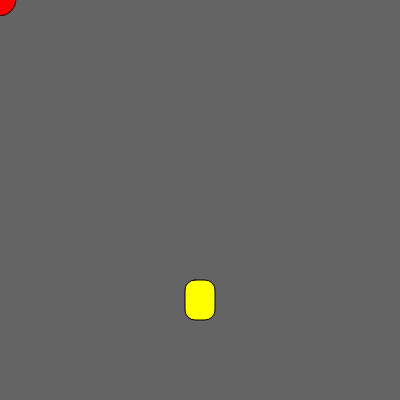
Frame 1 (no input)
Frame 60 (no input): identical to frame 1, image omitted
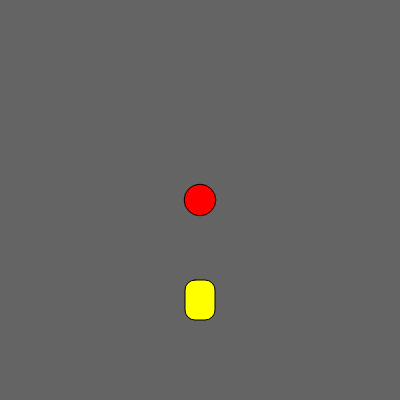
Frame 120 (the mouse pressed at the canvas centre since frame 60)

The p5.js sketch that drew these frames (run headless with seeded random() and noise() and a simulated clock; from frame 60 on, the mouse is pressed at the canvas centre):

// p5.js sketch
// ── sketch.js
var circleRadius = 15.8;
var circle = {
  x : 70,
  y : 100,
  radius : 25
}

//void setup(){}...
function setup() {
    createCanvas(400,400);
    print("helllllllo"); //println("blah");
}

function draw() {
    background(100);

    fill(255,255,0);
    ellipse(circle.x, circle.y, circle.radius*2, circle.radius*2);
    rectMode(CENTER);
    //Surprisingly, semicolons in JS are somewhat optinal
    rect(200,300,30,40,10)
    /*Like Processing, I can write several row's of
    comment like this*/
    fill(255,0,0);
    ellipse(mouseX, mouseY, circleRadius*2,circleRadius*2);

}
function mousePressed(){
  circle.x +=10;
}
